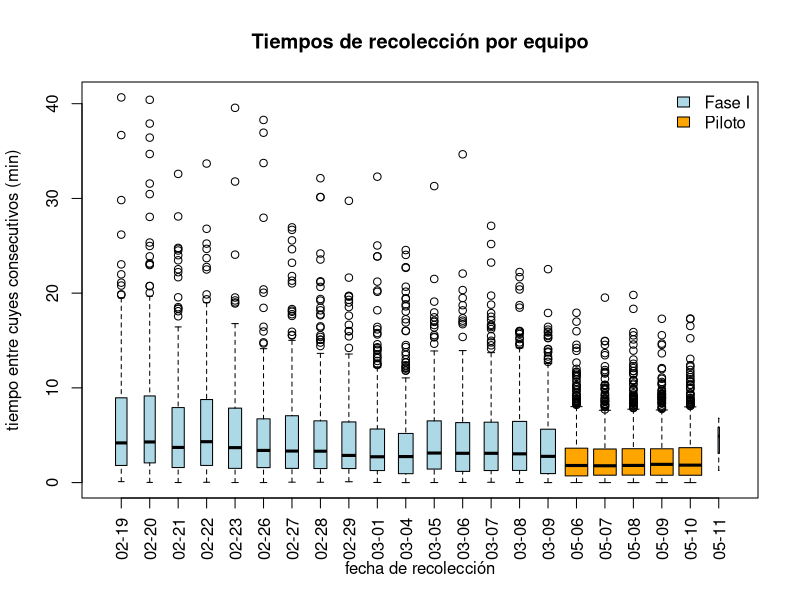
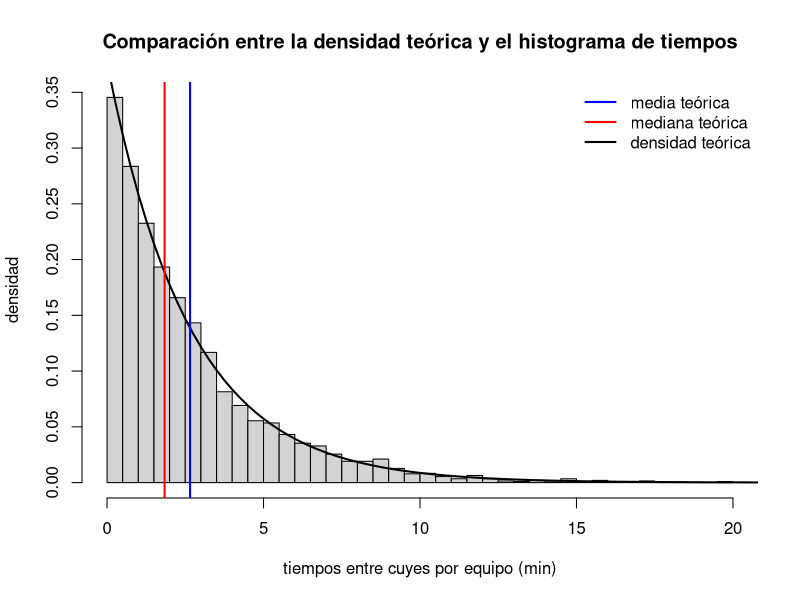
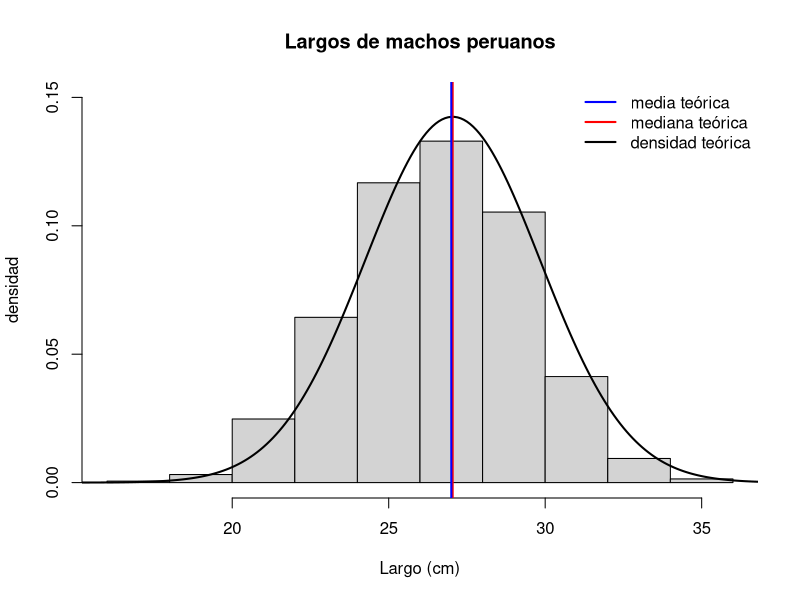

These charts were generated, in order, by the following R code:
## ---- chunk 1
library(readr)
library(dplyr)
library(modeest)
library(ggplot2)
library(stringr)
## ---- chunk 2
DF <- read_csv("Cuy_InicialYPiloto.csv")
## ---- chunk 3
nrow(DF)
ncol(DF)
## ---- chunk 4
str(DF)
## ---- chunk 5
sum(!complete.cases(DF))
## ---- chunk 6
table(format(DF$Fecha, format = "%m-%d", tz = ""))
table(format(DF$Fecha, format = "%m", tz = ""))
## ---- chunk 7
t_mes <- table(format(DF$Fecha, format = "%m", tz = ""))
t_mes
mes_piloto <- "05"
mes_piloto
## ---- chunk 8
DF_original <- DF %>% filter(format(Fecha, "%m", tz = "") != mes_piloto)
DF_piloto   <- DF %>% filter(format(Fecha, "%m", tz = "") == mes_piloto)

nrow(DF_original)
nrow(DF_piloto)
## ---- chunk 9
sum(is.na(DF_original))
sum(is.na(DF_piloto))
## ---- chunk 10
round(sum(is.na(DF))          / (nrow(DF)          * ncol(DF)) * 100, 2)
round(sum(is.na(DF_original)) / (nrow(DF_original) * ncol(DF_original)) * 100, 2)
round(sum(is.na(DF_piloto))   / (nrow(DF_piloto)   * ncol(DF_piloto))   * 100, 2)
## ---- chunk 11
limpios_original <- sum(complete.cases(DF_original))
limpios_piloto   <- sum(complete.cases(DF_piloto))
limpios_original
limpios_piloto
## ---- chunk 12
round(10100 / limpios_original, 2)
round(10100 / limpios_piloto, 2)
## ---- chunk 13
n <- nrow(DF)

t_raza <- table(DF$Raza)
t_raza

PA <- round(sum(DF$Raza == "andino",  na.rm = TRUE) / n, 2)
PB <- round(sum(DF$Raza == "peruano", na.rm = TRUE) / n, 2)
PC <- round(1 - PA, 2)
PD <- round(1 - PB, 2)

PA; PB; PC; PD
## ---- chunk 14
P_AiB <- 0
P_AiB

P_AuB <- round(PA + PB, 2)
P_AuB
## ---- chunk 15
P_CuD <- 1 - P_AiB
P_CuD

P_CiD <- round(1 - P_AuB, 2)
P_CiD
## ---- chunk 16
n <- nrow(DF)  # redefinir por si no se corrió Pregunta 3 antes

# G: blanco, pintado (blanco+marrón), tricolor (blanco+negro+marrón)
# H: negro, tricolor
# K: marrón, pintado, tricolor
# marrón oscuro NO se considera marrón (es categoría distinta en codebook)

PG <- round(sum(DF$Color %in% c("blanco", "pintado", "tricolor"), na.rm = TRUE) / n, 2)
PH <- round(sum(DF$Color %in% c("negro",  "tricolor"),            na.rm = TRUE) / n, 2)
PK <- round(sum(DF$Color %in% c("marrón", "pintado", "tricolor"), na.rm = TRUE) / n, 2)

PG; PH; PK
## ---- chunk 17
# G ∩ H = tricolor (único con blanco Y negro)
# H ∩ K = tricolor (único con negro Y marrón)
# G ∩ H ∩ K = tricolor
P_GiH   <- round(sum(DF$Color == "tricolor",                          na.rm = TRUE) / n, 2)
P_GiK   <- round(sum(DF$Color %in% c("pintado", "tricolor"),          na.rm = TRUE) / n, 2)
P_HiK   <- round(sum(DF$Color == "tricolor",                          na.rm = TRUE) / n, 2)
P_GiHiK <- round(sum(DF$Color == "tricolor",                          na.rm = TRUE) / n, 2)

P_GiK   # P(G ∩ K)
## ---- chunk 18
P_GuH   <- round(PG + PH - P_GiH, 2)
P_GuK   <- round(PG + PK - P_GiK, 2)
P_HuK   <- round(PH + PK - P_HiK, 2)
P_GuHuK <- round(PG + PH + PK - P_GiH - P_GiK - P_HiK + P_GiHiK, 2)

P_GuH; P_GuK; P_HuK; P_GuHuK
## ---- chunk 19
# (G ∪ H ∪ K) \ G = en G∪H∪K pero NO en G
P_GuHuK_minusG <- round(P_GuHuK - PG, 2)

# (G ∪ H ∪ K) \ H = en G∪H∪K pero NO en H
P_GuHuK_minusH <- round(P_GuHuK - PH, 2)

P_GuHuK_minusG; P_GuHuK_minusH
## ---- chunk 20
n <- nrow(DF)  # redefinir por si no se corrió Pregunta 3 antes

# L = rojizo, M = gris, N = crema (Color)
# S = andino, W = angora  (Raza)

PL <- round(sum(DF$Color == "rojizo", na.rm=TRUE) / n, 2)
PM <- round(sum(DF$Color == "gris",   na.rm=TRUE) / n, 2)
PN <- round(sum(DF$Color == "crema",  na.rm=TRUE) / n, 2)
PS <- round(sum(DF$Raza  == "andino", na.rm=TRUE) / n, 2)
PW <- round(sum(DF$Raza  == "angora", na.rm=TRUE) / n, 2)

PL; PM; PN; PS; PW
## ---- chunk 21
n_S   <- sum(DF$Raza  == "andino",                            na.rm=TRUE)
n_L   <- sum(DF$Color == "rojizo",                            na.rm=TRUE)

PL_gS <- round(sum(DF$Raza == "andino"  & DF$Color == "rojizo", na.rm=TRUE) / n_S, 2)
PS_gL <- round(sum(DF$Color == "rojizo" & DF$Raza  == "andino", na.rm=TRUE) / n_L, 2)

PL_gS; PL
PS_gL; PS
## ---- chunk 22
PN_gS <- round(sum(DF$Raza == "andino" & DF$Color == "crema", na.rm=TRUE) / n_S, 2)

PN_gS; PN
## ---- chunk 23
n_M   <- sum(DF$Color == "gris",   na.rm=TRUE)
n_W   <- sum(DF$Raza  == "angora", na.rm=TRUE)

PW_gM <- round(sum(DF$Color == "gris"   & DF$Raza  == "angora", na.rm=TRUE) / n_M, 2)
PM_gW <- round(sum(DF$Raza  == "angora" & DF$Color == "gris",   na.rm=TRUE) / n_W, 2)

PW_gM; PW
PM_gW; PM
## ---- chunk 24
boxplot(DF$Tiempo ~ format(DF$Fecha, format = "%m-%d", tz = "")
        , varwidth = TRUE
        , las = 3
        , main = "Tiempos de recolección por equipo"
        , ylab = "tiempo entre cuyes consecutivos (min)"
        , xlab = "fecha de recolección"
        , col = c(rep("lightblue", 16), rep("orange", 5))
        )
legend("topright"
       , legend = c("Fase I", "Piloto")
       , fill = c("lightblue", "orange")
       , bty = "n"
       )
## ---- chunk 25
Ts <- DF$Tiempo[format(DF$Fecha, format = "%m", tz = "") == "05"]
hist(Ts
     , breaks = 30
     , prob   = TRUE
     , ylab   = "densidad"
     , xlab   = "tiempos entre cuyes por equipo (min)"
     , main   = "Comparación entre la densidad teórica y el histograma de tiempos"
     )
Xs <- seq(0, 30, by = 0.25)
lines(Xs
      , dexp(Xs, rate = 1/mean(Ts, na.rm = TRUE)), col = "black", lwd = 2)
abline(v   = c(mean(Ts, na.rm = TRUE)
               , qexp(0.5, 1/mean(Ts, na.rm = TRUE)))
       , col = c("blue", "red")
       , lwd = 2)
legend("topright"
       , legend = c("media teórica", "mediana teórica", "densidad teórica")
       , col    = c("blue", "red", "black")
       , lwd    = 2
       , bty    = "n")
## ---- chunk 26
lambda   <- 1 / mean(Ts, na.rm = TRUE)
media_teo   <- mean(Ts, na.rm = TRUE)          # = 1/lambda
mediana_teo <- qexp(0.5, rate = lambda)         # = ln(2)/lambda
mediana_emp <- median(Ts, na.rm = TRUE)

round(media_teo,   2)
round(mediana_teo, 2)
round(mediana_emp, 2)
round(abs(mediana_emp - mediana_teo), 4)        # diferencia mediana emp vs teo
## ---- chunk 27
h <- hist(Ts, breaks = 30, plot = FALSE)
round(diff(h$breaks)[1], 4)   # ancho de la primera clase
length(h$breaks) - 1          # numero real de clases
## ---- chunk 28
# Modelo exponencial
p_modelo <- round(pexp(2, rate = lambda) - pexp(1.5, rate = lambda), 2)
p_modelo

# Empírica (histograma)
p_emp <- round(mean(Ts >= 1.5 & Ts <= 2, na.rm = TRUE), 2)
p_emp
## ---- chunk 29
round(1/exp(1), 4)              # valor teórico
round(pexp(media_teo, rate = lambda, lower.tail = FALSE), 4)  # verificación
## ---- chunk 30
n <- nrow(DF)

# P(negro) = color exactamente negro
p_negro <- round(sum(DF$Color == "negro", na.rm = TRUE) / n, 2)
p_negro
## ---- chunk 31
# X ~ Binomial(n=40, p=p_negro)
# P(X = 5): probabilidad exacta de obtener 5 negros
P_X5 <- round(dbinom(5, size = 40, prob = p_negro), 2)
P_X5

# P(X >= 5): % de muestras con al menos 5 negros
P_al_menos_5 <- round(pbinom(4, size = 40, prob = p_negro, lower.tail = FALSE) * 100, 2)
P_al_menos_5
## ---- chunk 32
# Media y varianza del modelo Binomial
media_bin    <- round(40 * p_negro, 2)
varianza_bin <- round(40 * p_negro * (1 - p_negro), 2)
media_bin
varianza_bin
## ---- chunk 33
n <- nrow(DF)

PS <- round(sum(DF$Raza == "andino", na.rm = TRUE) / n, 2)
PS
media_geo1 <- round(1 / PS, 2)   # E[X] = 1/p
media_geo1
## ---- chunk 34
p_and_neg <- round(
  sum(DF$Raza == "andino" & DF$Color == "negro", na.rm = TRUE) /
  sum(DF$Color == "negro", na.rm = TRUE), 2)

p_and_neg
media_geo2 <- round(1 / p_and_neg, 2)
media_geo2
## ---- chunk 35
PS          # P(andino) incondicional
p_and_neg   # P(andino | negro) condicional
## ---- chunk 36
Ls <- DF$Largo[(DF$Raza == "peruano") & (DF$Sexo == "macho")]
## ---- chunk 37
hist(Ls
     , prob = TRUE
     , main = "Largos de machos peruanos"
     , xlab = "Largo (cm)"
     , ylab = "densidad"
     , ylim = c(0, 0.15)
     )
Xs <- seq(15, 40, by = 0.1)
lines(Xs, dnorm(Xs, mean(Ls, na.rm = TRUE), sd(Ls, na.rm = TRUE)), lwd = 2)
abline(v   = c(mean(Ls, na.rm = TRUE), median(Ls, na.rm = TRUE))
       , col = c("red", "blue"), lwd = 2)
legend("topright"
       , legend = c("media teórica", "mediana teórica", "densidad teórica")
       , col    = c("blue", "red", "black")
       , lwd = 2, bty = "n")
## ---- chunk 38
sum(!is.na(Ls))
## ---- chunk 39
mu_Ls <- mean(Ls,   na.rm = TRUE)
me_Ls <- median(Ls, na.rm = TRUE)
sd_Ls <- sd(Ls,     na.rm = TRUE)

round(mu_Ls, 2)
round(me_Ls, 2)
round(sd_Ls, 2)
round(abs(mu_Ls - me_Ls), 4)   # diferencia media-mediana (simetría)
## ---- chunk 40
round((pnorm(35.5, mu_Ls, sd_Ls) - pnorm(18.5, mu_Ls, sd_Ls)) * 100, 2)
## ---- chunk 41
round(pnorm(0, mu_Ls, sd_Ls), 10)   # probabilidad de valor negativo
